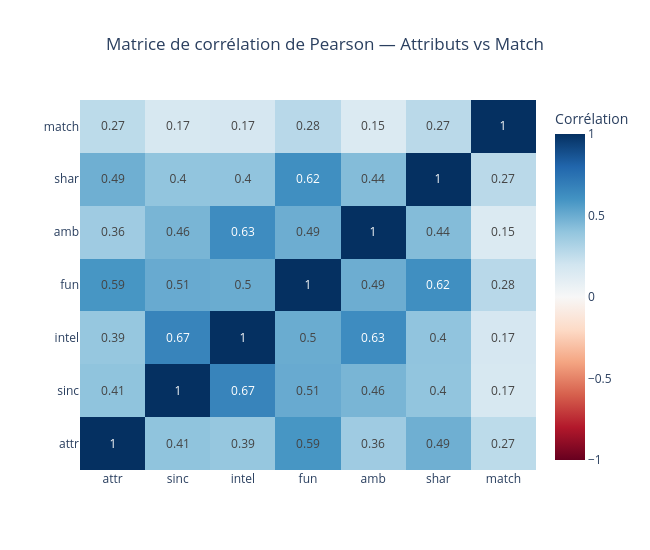

This figure's notebook cell:
### Code cell
#Matrice de corrélation de Pearson
corr_columns = attributes + ["match"]
corr_matrix = subset_clean[corr_columns].corr(method="pearson")

fig = go.Figure(
    data=go.Heatmap(
        z=corr_matrix.values,
        x=corr_matrix.columns,
        y=corr_matrix.columns,
        colorscale="RdBu",
        zmid=0,
        zmin=-1,
        zmax=1,
        text=corr_matrix.round(2).values,
        texttemplate="%{text}",
        textfont={"size": 12},
        colorbar=dict(title="Corrélation")
    )
)
fig.update_layout(
    title=go.layout.Title(text="Matrice de corrélation de Pearson — Attributs vs Match", x=0.5),
    template="plotly_white",
    height=550,
    width=650
)
fig.show()

### Figure 1 — Plotly figure (JSON) as saved in the notebook; plotly's stock layout.template omitted (floating-point values rounded to 4 significant figures)
{"data": [{"colorbar": {"title": {"text": "Corrélation"}}, "colorscale": [[0, "rgb(103,0,31)"], [0.1, "rgb(178,24,43)"], [0.2, "rgb(214,96,77)"], [0.3, "rgb(244,165,130)"], [0.4, "rgb(253,219,199)"], [0.5, "rgb(247,247,247)"], [0.6, "rgb(209,229,240)"], [0.7, "rgb(146,197,222)"], [0.8, "rgb(67,147,195)"], [0.9, "rgb(33,102,172)"], [1, "rgb(5,48,97)"]], "text": [[1.0, 0.41, 0.39, 0.59, 0.36, 0.49, 0.27], [0.41, 1.0, 0.67, 0.51, 0.46, 0.4, 0.17], [0.39, 0.67, 1.0, 0.5, 0.63, 0.4, 0.17], [0.59, 0.51, 0.5, 1.0, 0.49, 0.62, 0.28], [0.36, 0.46, 0.63, 0.49, 1.0, 0.44, 0.15], [0.49, 0.4, 0.4, 0.62, 0.44, 1.0, 0.27], [0.27, 0.17, 0.17, 0.28, 0.15, 0.27, 1.0]], "textfont": {"size": 12}, "texttemplate": "%{text}", "type": "heatmap", "x": ["attr", "sinc", "intel", "fun", "amb", "shar", "match"], "y": ["attr", "sinc", "intel", "fun", "amb", "shar", "match"], "z": [[1.0, 0.4059, 0.3865, 0.5891, 0.3597, 0.4879, 0.2652], [0.4059, 1.0, 0.6655, 0.5073, 0.4643, 0.3988, 0.1677], [0.3865, 0.6655, 1.0, 0.5009, 0.6291, 0.4032, 0.1745], [0.5891, 0.5073, 0.5009, 1.0, 0.4943, 0.6173, 0.2793], [0.3597, 0.4643, 0.6291, 0.4943, 1.0, 0.4351, 0.1459], [0.4879, 0.3988, 0.4032, 0.6173, 0.4351, 1.0, 0.273], [0.2652, 0.1677, 0.1745, 0.2793, 0.1459, 0.273, 1.0]], "zmax": 1, "zmid": 0, "zmin": -1}], "layout": {"height": 550, "title": {"text": "Matrice de corrélation de Pearson — Attributs vs Match", "x": 0.5}, "width": 650}}
